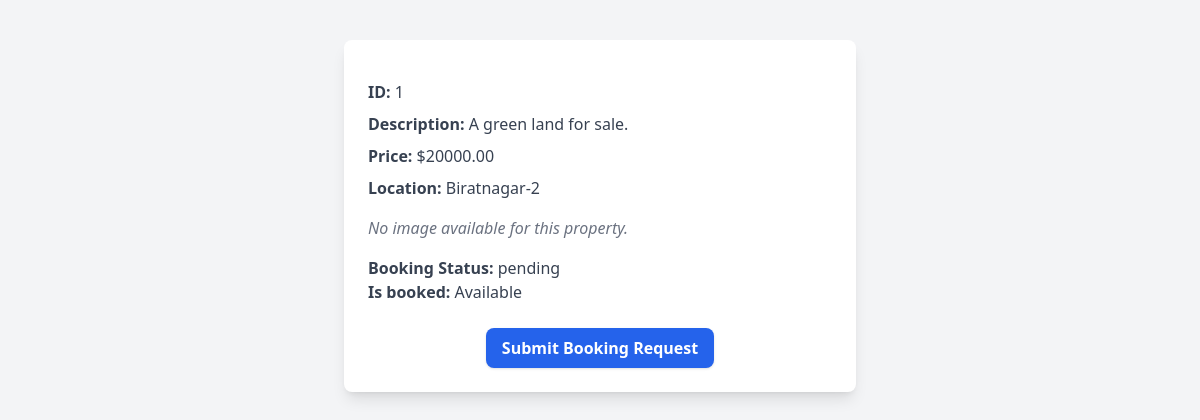
The app's page /property/1/book/ (signed in) with its own data.
### app/models.py (models this page shows, shortened)
class Property(models.Model):
    seller = models.ForeignKey(User, on_delete=models.CASCADE, related_name='properties',default=True)
    title = models.CharField(max_length=255)
    description = models.TextField()
    price = models.DecimalField(max_digits=10, decimal_places=2)
    location = models.CharField(max_length=255)
    approval_status = models.CharField(
        max_length=10,
        choices=[('approved', 'Approved'), ('rejected', 'Rejected'), ('pending', 'Pending')],
        default='pending'
    )
    is_available = models.BooleanField(default=True)
    is_booked = models.BooleanField(default=False)
    image = models.ImageField(upload_to='property_images/', blank=True, null=True)

### app/views.py (the view, shortened to what this page needs)
# urls.py: path('property/<int:property_id>/book/', book_property, name='book_property'),
@login_required
def book_property(request, property_id):
    property = get_object_or_404(Property, id=property_id, is_available=True)
    return render(request, 'book_property.html', {'property': property})

### app/templates/book_property.html (shortened to what this page needs)
<!DOCTYPE html>
<html lang="en">
<head>
    <script src="https://cdn.tailwindcss.com"></script>
</head>
<body class="bg-gray-100 font-sans">
<div class="container mx-auto p-6 max-w-lg bg-white rounded-lg shadow-lg mt-10">
    <p class="text-gray-700 mb-2"><strong>ID:</strong> {{ property.id }}</p>
    <p class="text-gray-700 mb-2"><strong>Description:</strong> {{ property.description }}</p>
    <p class="text-gray-700 mb-2"><strong>Price:</strong> ${{ property.price }}</p>
    <p class="text-gray-700 mb-2"><strong>Location:</strong> {{ property.location }}</p>
    {% if property.image %}
        <img src="{{ property.image.url }}" alt="{{ property.name }}" class="mt-4 rounded-lg w-full h-auto max-w-xs mx-auto">
    {% else %}
        <p class="text-gray-500 italic mt-4">No image available for this property.</p>
    {% endif %}
    <p class="text-gray-700 mt-4"><strong>Booking Status:</strong> {{ property.approval_status }}</p>
    <p class="text-gray-700 mb-6"><strong>Is booked:</strong> {% if property.is_booked %}Booked{% else %}Available{% endif %}</p>
    <form method="POST" class="text-center">
        <button type="submit" class="px-4 py-2 bg-blue-600 text-white font-semibold rounded-lg shadow hover:bg-blue-700 transition duration-300">
            Submit Booking Request
        </button>
    </form>
</div>
</body>
</html>

### records on screen
Property: id "1", description "A green land for sale.", price "20000.00", location "Biratnagar-2", approval_status "pending"
